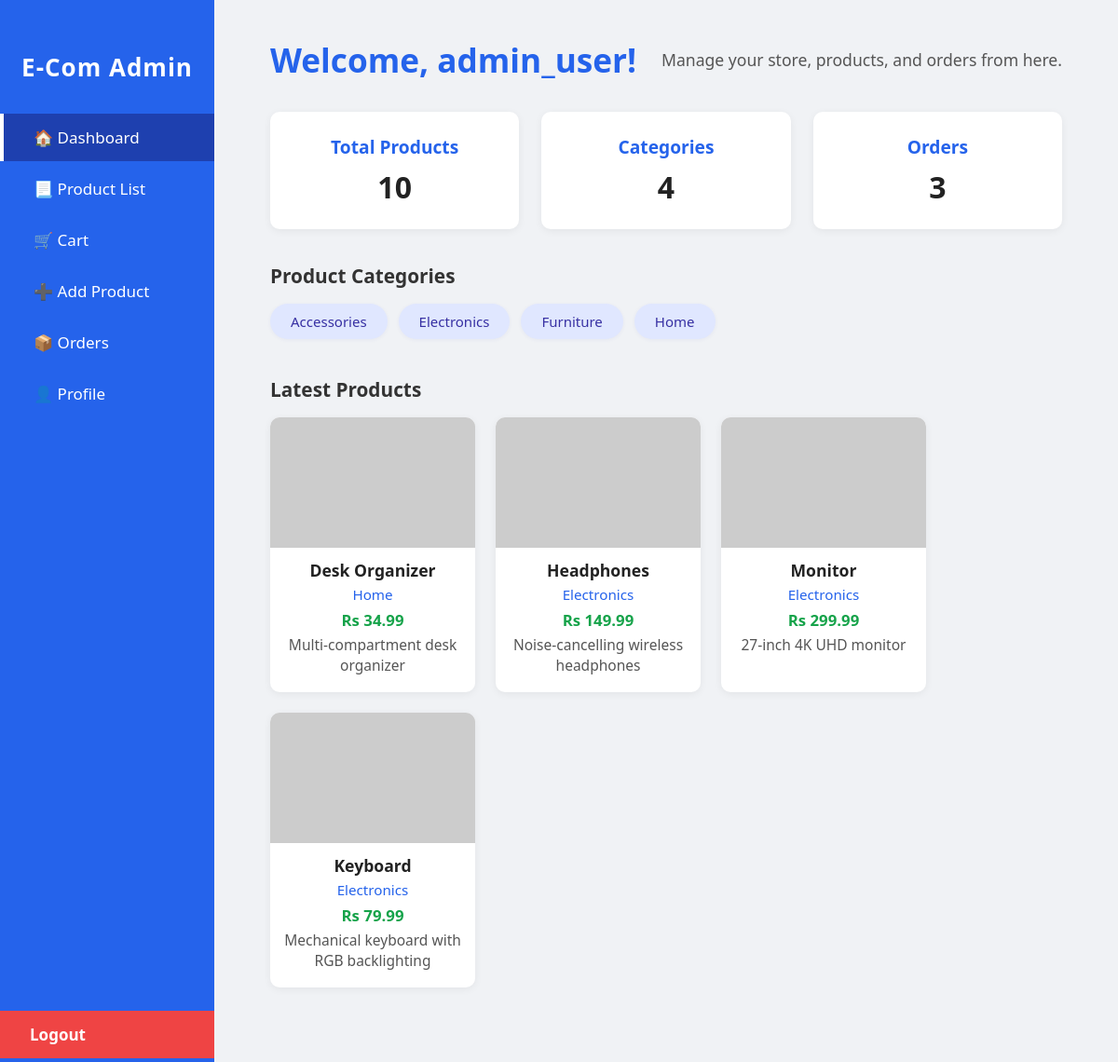
Page /dashboard.php (signed in) on the committed database.
### tables this page shows
CREATE TABLE IF NOT EXISTS `products` (
  `id` INT AUTO_INCREMENT PRIMARY KEY,
  `name` VARCHAR(255) NOT NULL,
  `category` VARCHAR(100) NOT NULL,
  `price` DECIMAL(10, 2) NOT NULL,
  `description` TEXT,
  `image` VARCHAR(255),
  `stock` INT DEFAULT 100,
  `created_at` TIMESTAMP DEFAULT CURRENT_TIMESTAMP,
  `updated_at` TIMESTAMP DEFAULT CURRENT_TIMESTAMP ON UPDATE CURRENT_TIMESTAMP,
  INDEX `idx_category` (`category`),
  INDEX `idx_name` (`name`)
);

### dashboard.php (the view, shortened to what this page needs)
<?php
require 'db.php';
$stmt = $pdo->query("SELECT DISTINCT category FROM products");
$categories = $stmt->fetchAll(PDO::FETCH_COLUMN);
$showcaseStmt = $pdo->query("SELECT * FROM products ORDER BY id DESC LIMIT 4");
$showcaseProducts = $showcaseStmt->fetchAll(PDO::FETCH_ASSOC);
?>
<!DOCTYPE html>
<html lang="en">
<head>
</head>
<body>
<div class="dashboard-layout">
  <nav class="sidebar">
    <h2>E-Com Admin</h2>
    <a href="dashboard.php" class="active">🏠 Dashboard</a>
    <a href="public/product_list.php">📃 Product List</a>
    <a href="public/cart.php">🛒 Cart</a>
    <a href="public/add_product.php">➕ Add Product</a>
    <a href="orders.php">📦 Orders</a>
    <a href="profile.php">👤 Profile</a>
    <a class="logout-btn" href="logout.php">Logout</a>
  </nav>
  <main class="main-content">
    <div class="welcome-header">
      <h1>Welcome, <?php echo htmlspecialchars($_SESSION['username']); ?>!</h1>
      <span class="subtitle">Manage your store, products, and orders from here.</span>
    </div>
    <div class="stats-row">
      <div class="stat-card">
        <h3>Total Products</h3>
        <div class="stat-value">
          <?php
            $count = $pdo->query("SELECT COUNT(*) FROM products")->fetchColumn();
            echo $count;
          ?>
        </div>
      </div>
      <div class="stat-card">
        <h3>Categories</h3>
        <div class="stat-value"><?php echo count($categories); ?></div>
      </div>
      <div class="stat-card">
        <h3>Orders</h3>
        <div class="stat-value">
          <?php
            try {
              $orderCount = $pdo->query("SELECT COUNT(*) FROM orders")->fetchColumn();
              echo $orderCount;
            } catch (Exception $e) {
              echo "0";
            }
          ?>
        </div>
      </div>
    </div>
    <div class="categories-section">
      <h2>Product Categories</h2>
      <div class="category-tags">
        <?php foreach ($categories as $cat): ?>
          <a class="category-tag" href="product_list.php?category=<?= urlencode($cat) ?>">
            <?= htmlspecialchars($cat) ?>
          </a>
        <?php endforeach; ?>
      </div>
    </div>
    <div class="showcase-section">
      <h2>Latest Products</h2>
      <div class="showcase-grid">
        <?php foreach ($showcaseProducts as $product): ?>
          <div class="showcase-card">
            <?php if (!empty($product['image'])): ?>
             <img src="images/<?= htmlspecialchars($product['image']) ?>" alt="Product Image" />
              <?php else: ?>
                 <img src="https://via.placeholder.com/220x140?text=No+Image" alt="No Image" />
              <?php endif; ?>
            <div class="product-name"><?= htmlspecialchars($product['name']) ?></div>
            <div class="product-category"><?= htmlspecialchars($product['category']) ?></div>
            <div class="product-price">Rs <?= htmlspecialchars($product['price']) ?></div>
            <div class="product-desc"><?= htmlspecialchars($product['description']) ?></div>
          </div>
        <?php endforeach; ?>
      </div>
    </div>
  </main>
</div>
</body>
</html>

### dashboard.php (style rules this page uses)
body, html { margin: 0; padding: 0; font-family: 'Segoe UI', Arial, sans-serif; background: #f0f2f5; min-height: 100vh; }
.dashboard-layout { display: flex; min-height: 100vh; }
.sidebar { width: 230px; background: #2563eb; color: #fff; display: flex; flex-direction: column; padding: 32px 0 0 0; min-height: 100vh; box-shadow: 2px 0 8px rgba(0,0,0,0.04); }
.sidebar h2 { text-align: center; margin-bottom: 32px; font-size: 26px; letter-spacing: 1px; font-weight: 700; }
.sidebar a { color: #fff; text-decoration: none; padding: 14px 32px; display: block; font-size: 17px; border-left: 4px solid transparent; transition: background 0.2s, border-color 0.2s; margin-bottom: 4px; }
.sidebar a.active, .sidebar a:hover { background: #1e40af; border-left: 4px solid #fff; }
.sidebar .logout-btn { margin-top: auto; background: #ef4444; color: #fff; border-radius: 0; border: none; text-align: left; font-weight: bold; transition: background 0.2s; }
.main-content { flex: 1; padding: 40px 5vw 40px 5vw; background: #f0f2f5; min-width: 0; }
.welcome-header { display: flex; align-items: center; justify-content: space-between; margin-bottom: 32px; flex-wrap: wrap; }
.welcome-header h1 { color: #2563eb; font-size: 2.2rem; margin: 0; font-weight: 700; }
.welcome-header .subtitle { color: #555; font-size: 1.1rem; margin-left: 12px; font-weight: 400; }
.stats-row { display: flex; gap: 24px; margin-bottom: 36px; flex-wrap: wrap; }
.stat-card { background: #fff; border-radius: 10px; box-shadow: 0 2px 8px rgba(0,0,0,0.06); padding: 24px 32px; flex: 1; min-width: 180px; text-align: center; }
.stat-card h3 { margin: 0 0 8px 0; color: #2563eb; font-size: 1.2rem; font-weight: 600; }
.stat-card .stat-value { font-size: 2rem; font-weight: 700; color: #222; }
.categories-section { margin-bottom: 40px; }
.categories-section h2 { font-size: 1.3rem; color: #333; margin-bottom: 16px; font-weight: 600; }
.category-tags { display: flex; flex-wrap: wrap; gap: 12px; }
.category-tag { background: #e0e7ff; color: #3730a3; padding: 9px 22px; border-radius: 20px; font-size: 15px; text-decoration: none; font-weight: 500; transition: background 0.2s; box-shadow: 0 1px 4px rgba(55,48,163,0.06); }
.showcase-section { margin-bottom: 40px; }
.showcase-section h2 { font-size: 1.3rem; color: #333; margin-bottom: 16px; font-weight: 600; }
.showcase-grid { display: flex; flex-wrap: wrap; gap: 22px; }
.showcase-card { background: #fff; border-radius: 10px; box-shadow: 0 2px 8px rgba(0,0,0,0.06); width: 220px; padding: 0 0 18px 0; display: flex; flex-direction: column; align-items: center; transition: box-shadow 0.2s; text-align: center; }
.showcase-card img { width: 100%; height: 140px; object-fit: cover; border-radius: 10px 10px 0 0; background: #f3f4f6; }
.showcase-card .product-name { font-size: 1.1rem; font-weight: 600; margin: 12px 0 4px 0; color: #222; }
.showcase-card .product-category { font-size: 0.95rem; color: #2563eb; margin-bottom: 6px; }
.showcase-card .product-price { font-size: 1.05rem; color: #16a34a; font-weight: 600; margin-bottom: 4px; }
.showcase-card .product-desc { font-size: 0.97rem; color: #555; margin-bottom: 0; padding: 0 10px; }

### rows in the picture
products: name "Desk Organizer", category "Home", price "34.99", description "Multi-compartment desk organizer"
products: name "Headphones", category "Electronics", price "149.99", description "Noise-cancelling wireless headphones"
products: name "Monitor", category "Electronics", price "299.99", description "27-inch 4K UHD monitor"
products: name "Keyboard", category "Electronics", price "79.99", description "Mechanical keyboard with RGB backlighting"

### other values in the picture
$_SESSION['username'] "admin_user"
$count "10"
count($categories) "4"
$orderCount "3"
$cat "Accessories"
$cat "Electronics"
$cat "Furniture"
$cat "Home"
